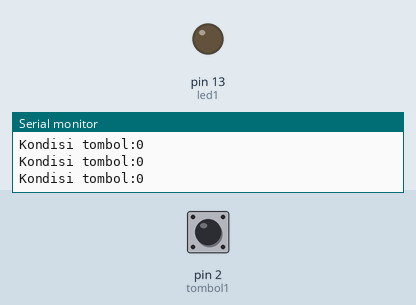
Simulated run of this sketch. Board: Arduino Uno, built with avr-gcc and run on an emulated ATmega328P. Parts: output pins drawn as LEDs (lit = HIGH), the last lines printed to the serial monitor. The test bench sets the inputs (shaded band); at power-on: pin 2 (tombol1) LOW.

Above: at 1.8 s.
1.9 s: pin 2 (tombol1) pulled HIGH for 0.6 s
At 2.4 s:
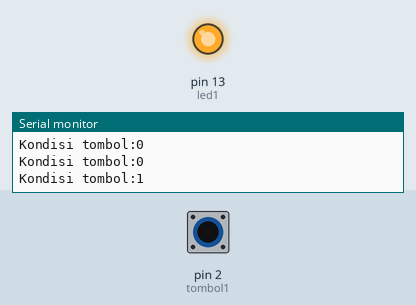
4.0 s: pin 2 (tombol1) pulled HIGH for 3.2 s
At 8.2 s:
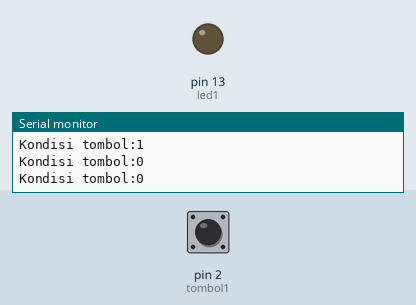
Timing chart, 0 to 9.7 s (numbered marks = the images above; inputs shaded):
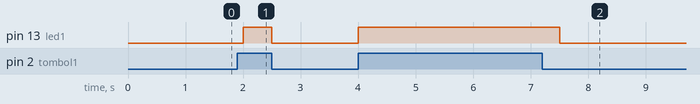

Measured:
- after the input at 1.9 s, pin 13 (led1): LOW → HIGH after 0.10 s, → LOW 0.50 s later
- after the input at 4.0 s, pin 13 (led1): LOW → HIGH at once, → LOW 3.5 s later

The sketch:

1.Switch_Button.ino
```cpp
//Inisialisasi pembuatan variable
int tombol1 =2;
int led1    =13;

void setup() {
  //Menentukan Fungsionalitas dari PIN pada Microcontroller
  Serial.begin(115200); //baudrate yang digunakan untuk komunikasi microcontroller dengan komputer
  pinMode(tombol1,INPUT);
  pinMode(led1,OUTPUT);
}

void loop() {
  //Program yang akan dijalankan berulang-ulang
  int bacaTombol1=digitalRead(tombol1); //Membaca keadaan Tombol

  //Print ke Serial Monitor
  Serial.print("Kondisi tombol:");
  Serial.print(bacaTombol1);
  Serial.println();

  //Logika Program (Jika tombol membaca Nilai 1 maka led menyala, jika bukan 1 maka mati
  if(bacaTombol1==1){
    digitalWrite(led1,HIGH);
  }else{
    digitalWrite(led1,LOW);
  }
  delay(500); //Jeda waktu perulagan seama 500 mili detik
}
```
